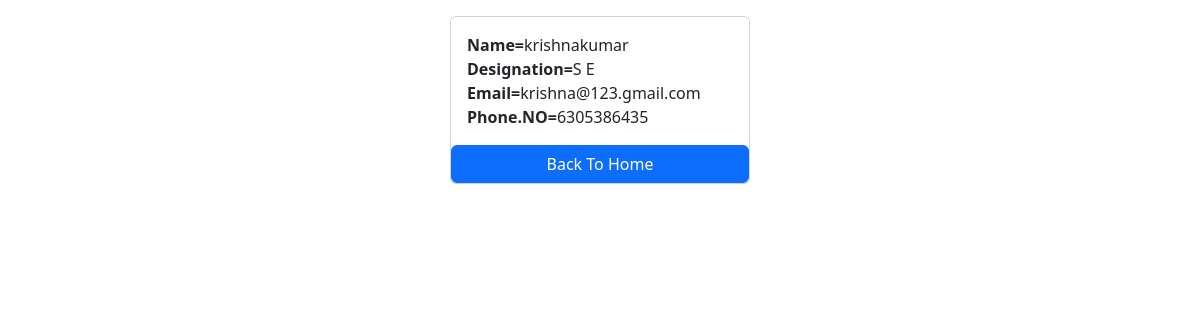
The app's page /5/ with its own data.
### salary/models.py (models this page shows)
class Employee(models.Model):
    first_name=models.CharField(max_length=100)
    last_name=models.CharField(max_length=100)
    photo=models.CharField(max_length=100)
    designation=models.CharField(max_length=100)
    email_address=models.CharField(max_length=100)
    phone_number=models.CharField(max_length=100)

### salary/views.py (the view)
# urls.py: path('<int:id>/',views.detail,name='employee_detail'),
def detail(request,id):
    employee=Employee.objects.get(id=id)
    return render(request,'salary/employee_detail.html',{'employee':employee})

### salary/templates/salary/employee_detail.html (shortened to what this page needs)
<!DOCTYPE html>
<html lang="en">
<head>
    <link href="https://cdn.jsdelivr.net/npm/bootstrap@5.3.5/dist/css/bootstrap.min.css" rel="stylesheet">
</head>
<body>
   <div class="container mt-3">
       <div class="card mx-auto" style="width:300px">
           <div class="card-body">
                <p class="card-text m-0"><b>Name=</b>{{employee.first_name}}{{employee.last_name}}</p>
                <p class="card-text m-0"><b>Designation=</b>{{employee.designation}}</p>
                <p class="card-text m-0"><b>Email=</b>{{employee.email_address}}</p>
                <p class="card-text m-0"><b>Phone.NO=</b>{{employee.phone_number}}</p>
           </div>
           <a href="{% url 'home' %}" class="btn btn-primary">Back To Home</a>
       </div>
   </div>
</body>
</html>

### records on screen
Employee: first_name "krishna", last_name "kumar", designation "S E", email_address "krishna@123.gmail.com", phone_number "6305386435"
